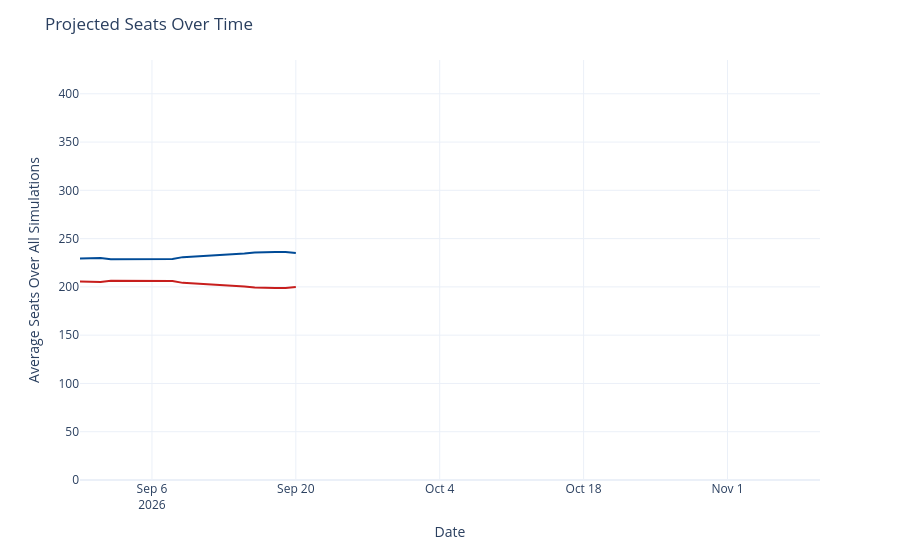

Source (notebook cell):
### Code cell
seats_over_time = output_ts[(output_ts['geo'] == 'US House') &
                             (output_ts['type'] == 'seats')]
seats_over_time['rep_seats'] = seats_over_time['y'].map(lambda x: 435 - x)
seats_over_time = seats_over_time.rename({'y': 'Democrats', 'rep_seats': 'Republicans'}, axis=1)
seats_time_ser = px.line(seats_over_time, x='date', y=['Democrats', 'Republicans'], template='plotly_white',
                        color_discrete_map={'Democrats': '#004b97', 'Republicans': '#c71e1d'},)
seats_time_ser.update_traces(hovertemplate="%{y:.1f}")
seats_time_ser.update_layout(
    xaxis=dict(range=[pd.to_datetime('2026-08-30'), pd.to_datetime('2026-11-10')]),
    yaxis=dict(range=[0, 435]),
    xaxis_title='Date',
    yaxis_title='Average Seats Over All Simulations',
    title=dict(text="Projected Seats Over Time"),
    hovermode="x",
    showlegend=False
)
seats_time_ser

### Figure 1 — Plotly figure (JSON) as saved in the notebook; plotly's stock layout.template omitted (floating-point values rounded to 4 significant figures)
{"data": [{"hovertemplate": "%{y:.1f}", "legendgroup": "Democrats", "line": {"color": "#004b97", "dash": "solid"}, "marker": {"symbol": "circle"}, "mode": "lines", "name": "Democrats", "orientation": "v", "showlegend": true, "type": "scatter", "x": ["2026-08-30", "2026-08-31", "2026-09-01", "2026-09-02", "2026-09-03", "2026-09-04", "2026-09-05", "2026-09-06", "2026-09-07", "2026-09-08", "2026-09-09", "2026-09-14", "2026-09-15", "2026-09-16", "2026-09-17", "2026-09-18", "2026-09-19", "2026-09-20"], "xaxis": "x", "y": [229.4, 230.0, 230.0, 228.5, 228.5, 228.7, 228.7, 228.9, 228.8, 228.9, 230.8, 233.6, 234.7, 235.7, 236.2, 236.1, 236.0, 235.0], "yaxis": "y"}, {"hovertemplate": "%{y:.1f}", "legendgroup": "Republicans", "line": {"color": "#c71e1d", "dash": "solid"}, "marker": {"symbol": "circle"}, "mode": "lines", "name": "Republicans", "orientation": "v", "showlegend": true, "type": "scatter", "x": ["2026-08-30", "2026-08-31", "2026-09-01", "2026-09-02", "2026-09-03", "2026-09-04", "2026-09-05", "2026-09-06", "2026-09-07", "2026-09-08", "2026-09-09", "2026-09-14", "2026-09-15", "2026-09-16", "2026-09-17", "2026-09-18", "2026-09-19", "2026-09-20"], "xaxis": "x", "y": [205.6, 205.0, 205.0, 206.5, 206.5, 206.3, 206.3, 206.1, 206.2, 206.1, 204.2, 201.4, 200.3, 199.3, 198.8, 198.9, 199.0, 200.0], "yaxis": "y"}], "layout": {"hovermode": "x", "legend": {"title": {"text": "variable"}, "tracegroupgap": 0}, "margin": {"t": 60}, "showlegend": false, "title": {"text": "Projected Seats Over Time"}, "xaxis": {"anchor": "y", "domain": [0, 1], "range": ["2026-08-30T00:00:00", "2026-11-10T00:00:00"], "title": {"text": "Date"}}, "yaxis": {"anchor": "x", "domain": [0, 1], "range": [0, 435], "title": {"text": "Average Seats Over All Simulations"}}}}
